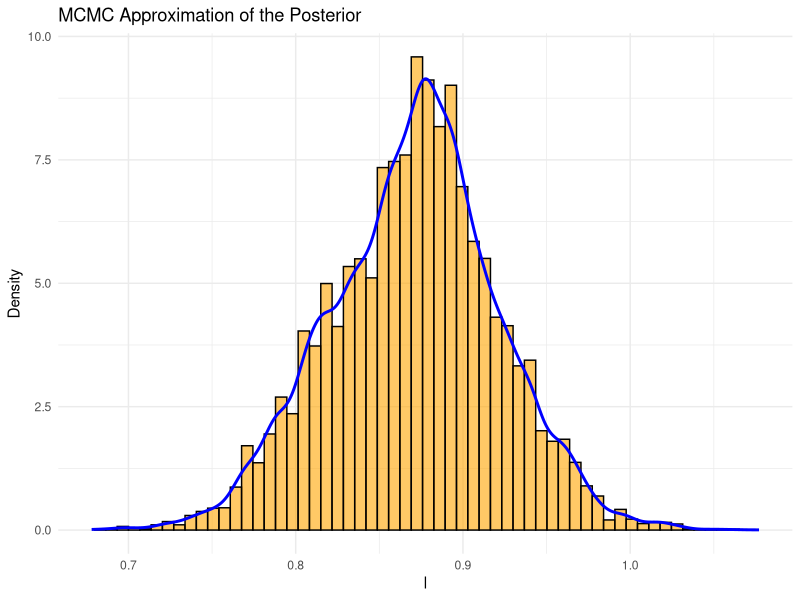
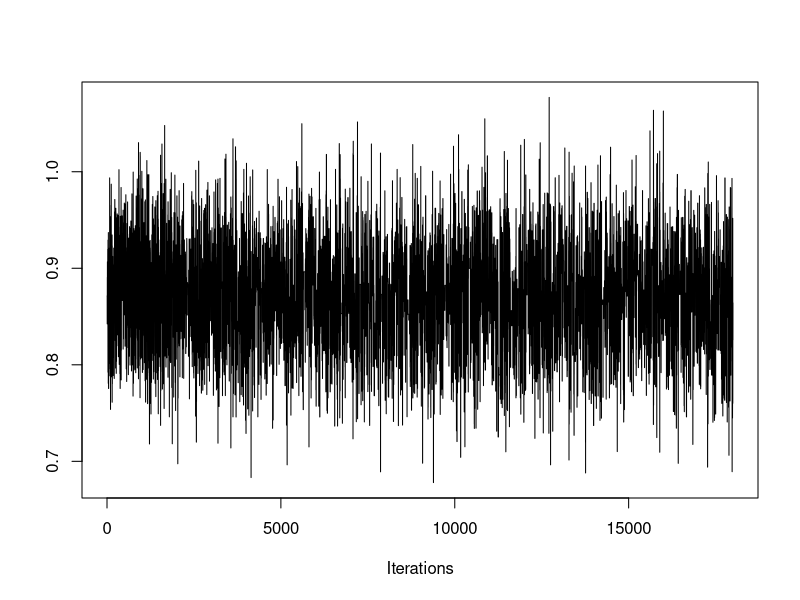
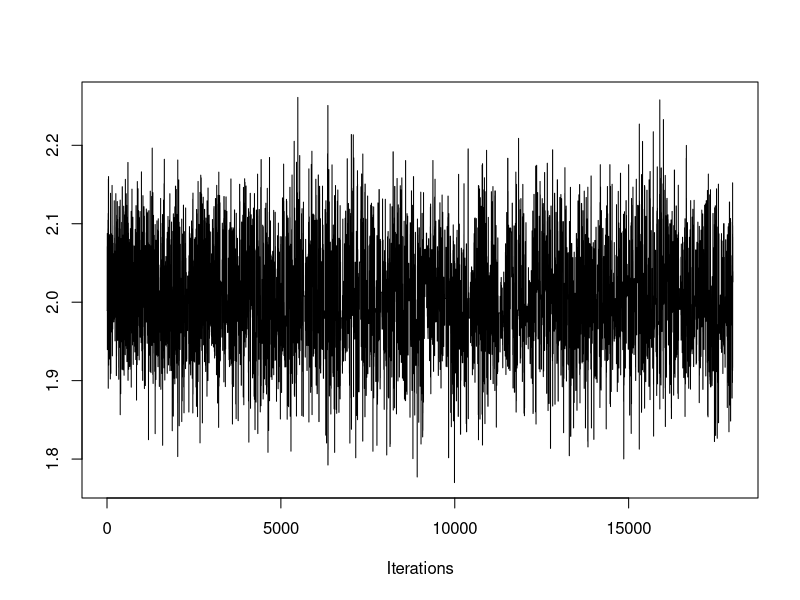
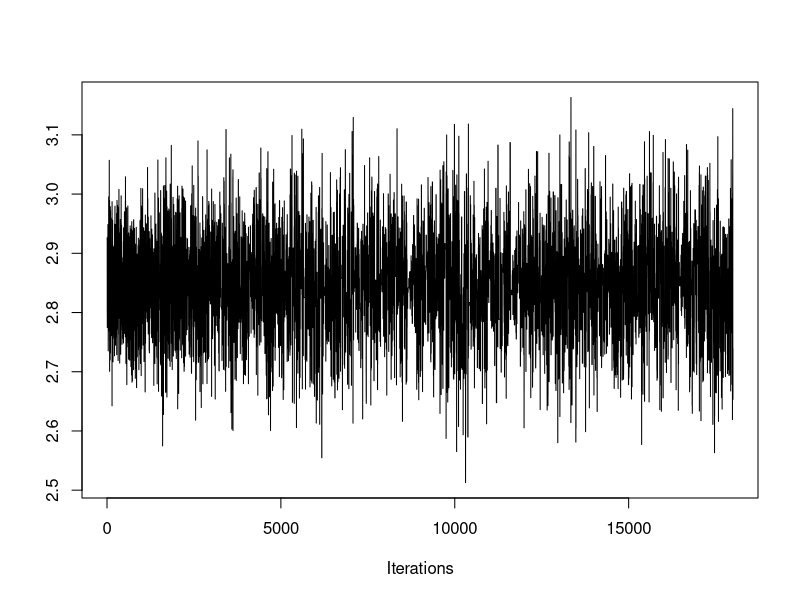
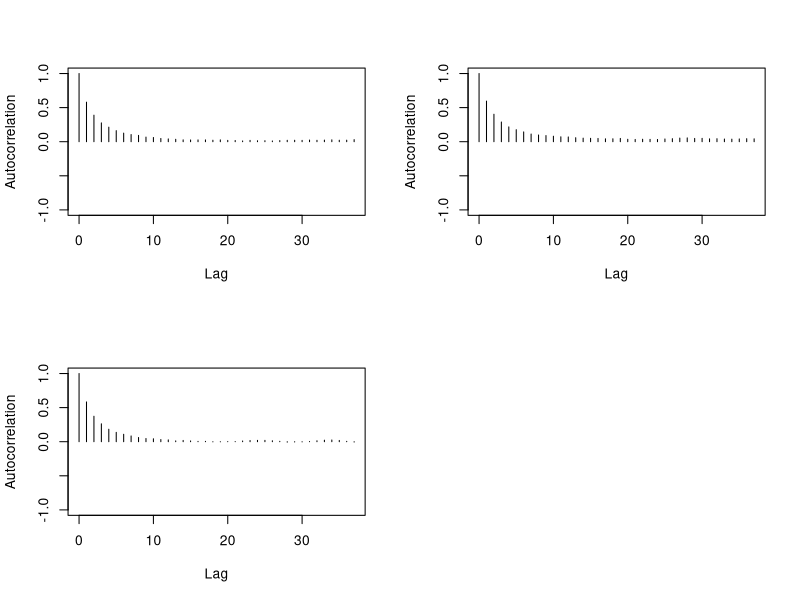

Write the R code that produced these figures, in order.
## ---- chunk 1
#To be set by user:
n <- 2000 #number of observations (set it higher for consistency)
beta <- c(1, 2, 3)#, 4, 5, 6)  # True coefficients (bias, and predictors) px1

#Synthetic predictors
p <- length(beta)-1 #number of predictors
M <- p+1 #number of predictors plus intercept
library(MASS)
set.seed(7)
X <- cbind(1, matrix(mvrnorm(n, mu = rep(0, p), Sigma = 1*diag(p)), n, p))  # Design matrix with intercept (bias). nxp

#Response
z <- X %*% beta  # Linear predictor. %*% = matrix mult. nx1 dim
sig <- 1/(1+exp(-z)) #sigmoid (inv-logit) function, find probability in [0,1], predicted y
y <- rbinom(n=n, size=1, prob=sig) #size=num trials=1 -> bernoulli response var
## ---- chunk 2
#Proposal distro
proposal <- function(mu, lambda, sigma) {
  # Draw a single sample from multivariate normal
  distro <- mvrnorm(1, mu = mu, Sigma = lambda*sigma)
  return(distro)
}

# Log-likelihood function for logistic regression
logistic_ll <- function(beta, X, y) {
  z <- X %*% beta
  p <- 1 / (1 + exp(-z))
  loglike <- sum(log(p[y==1]))+sum(log((1-p)[y==0]))
  return(loglike)
}

# Log-prior of parameter that comes from proposal distro
library(mvtnorm)
log_prior <- function(distro, mu, sigma) {
  # Compute the density at 'distro' under the MVN used in proposal()
  prob <- dmvnorm(distro, mean = mu, sigma = sigma)
  log_prob <- log(prob)
  return(log_prob)
}

#Define log_prior_kde
log_prior_kde <- function(beta, C, den_funs) {
  prior_d = 0
  d <- 1 #iterative
  while (d <= dim(C)[2]) {
    if ( min(C[,d]) < beta[d] && beta[d] < max(C[,d]) ){
      density_at_point <- den_funs[[d]](beta[d])
      prior_d <- prior_d + log(density_at_point) #Assume independence
    }
    else {
      prior_d <- -10000
    }
    d <- d+1
  }
  return(prior_d)
}
## ---- chunk 3
metropolis <- function(X, y, N = 20000, prior = TRUE, update = FALSE, KDE = FALSE, C = NA, den_funs = NA, M = ncol(X), a_target = 0.234, b1 = rep(0, M), batch = TRUE, batch_schedule = seq(50, N, by = 50)) {
  #0) Initial values
  if (batch == FALSE) {
    a_target <- a_target/2.26 
  }
  n_accept <- 0 #number of acceptances
  b <- matrix(0, nrow = N, ncol = M)
  b[1,] <- b1 #rep(0, M)
  
  #Keep history of proposals
  P_list <- rep(NA, N - 1)
  P_list[1] <- logistic_ll(b[1,], X, y)
  
  #Adaptation parameters
  batch_index <- 1
  Tb <- 0 #start of batch
  mu <- rep(0, M)
  Sigma <- diag(M)
  lambda <- (2.38**2)/M
  gam <- 1
  
  for (i in 2:N) {
    #1) Propose new position beta[i-1] -> beta[i]' from proposal distro
    if (update == FALSE) {
      b_prop <- proposal(mu, lambda, Sigma)
    } else {
      r <- sample(2:N, 1)
      b_prop <- C[r, ]
    }
    
    #2) Compute transition probability
    if (prior == TRUE) {
      if (KDE == FALSE) {
        P_list[i] <- logistic_ll(b_prop, X, y) + log_prior(b_prop, rep(0, M), diag(M))  #P(beta*)
      } else {
        P_list[i] <- logistic_ll(b_prop, X, y) + log_prior_kde(b_prop, C, den_funs)
      }
    } else {
      P_list[i] <- logistic_ll(b_prop, X, y)
    }
    
    #3) Acceptance ratio
    R <- exp(P_list[i] - P_list[i-1])
    alpha <- min(R, 1)
    
    #4) Generate a random number u_i from [0,1]. Accept or reject proposal
    u <- runif(1)  # u_i
    if (u <= alpha) {
        b[i,] <- b_prop  # Accept y as next state
        n_accept <- n_accept + 1
    } else {
        b[i,] <- b[i-1,]  # Stay at previous state of Markov chain
        P_list[i] <- P_list[i-1]
    }
    
    #5) Adaptive step
    if (batch == TRUE) {
      if (batch_index <= length(batch_schedule) && i == batch_schedule[batch_index]) {
        #Batch update
        Tb1 <- i #T_{b+1}
        b_batch <- b[(Tb + 1):Tb1, , drop = FALSE]
        n_batch <- nrow(b_batch)
        
        #Covar update
        cov_sum <- matrix(0, M, M)
        for (j in 1:n_batch) {
          diff <- matrix(b_batch[j,] - mu, ncol=1)
          cov_sum <- cov_sum + (diff%*%t(diff) - Sigma)
        }
        Sigma <- Sigma + cov_sum/n_batch + 1e-5*diag(M)
        
        #Mean update
        mean_diff <- colMeans(b_batch) - mu
        mu <- mu + mean_diff
        
        #Parameter update
        Tb <- Tb1
        batch_index <- batch_index + 1
        lambda <- exp( log(lambda) + (alpha-a_target)/n_batch )
      }
    } else { #Batch == FALSE
      gam <- 1/i
      Sigma <- Sigma + gam*( (b[i,]-mu)%*%t(b[i,]-mu) - Sigma )
      mu <- mu + gam*( b[i,]-mu )
      lambda <- exp( log(lambda) + gam*(alpha-a_target) )
    }
  }

  n <- as.integer(0.9 * N)
  C <- b[(N - n + 1):N,] #discard first 10% of samples
  
  cat("Acceptance rate:", n_accept/(N-1), "\n")
  return(C)
}
## ---- chunk 4
prior_recursive <- function(k, X, y, N = 20000, M = ncol(X), a_target = 0.234, b1 = rep(0, M)) {
  #Partition the data
  #Number of rows and columns
  n <- nrow(X)
  
  # Get row group assignments
  part_indices <- cut(seq_len(n), breaks = k, labels = FALSE)
  
  # Split row indices instead of splitting X directly
  index_groups <- split(seq_len(n), part_indices)
  
  # Turn each group of indices into a matrix
  parts_X <- lapply(index_groups, function(idx) X[idx, , drop = FALSE])
  y <- matrix(y, ncol = 1)
  parts_y <- lapply(index_groups, function(idx) y[idx, , drop = FALSE])
  
  #Prior recursive implementation
  for (j in seq(1,k)) { 
    if (j == 1) {
      C <- metropolis(parts_X[[j]], parts_y[[j]], N = N, prior = TRUE, update = FALSE, KDE = FALSE, C = NA, den_funs = NA, a_target = a_target, b1 = b1, batch = TRUE)
    
    } else {
      
      #Create KDE functions and MAP (modes) vals
      den_funs <- list()
      modes <- list()
      d <- 1 #iterative
      while (d <= dim(C)[2]) {
        kde <- density(C[,d])
        den_funs[[d]] <- approxfun(kde$x, kde$y) #approx fun
        modes[[d]] <- kde$x[which.max(kde$y)]
        d <- d+1
      }
      modes <- unlist(modes)
      
      C <- metropolis(parts_X[[j]], parts_y[[j]], N = N, prior = TRUE, update = FALSE, KDE = TRUE, C = C, den_funs = den_funs, a_target = a_target, b1 = modes, batch = TRUE)
      
    }
  }
  return(C)
}
## ---- chunk 5
C = prior_recursive(3, X, y)
## ---- chunk 6
c <- C[, 1]
library(ggplot2)
h <- 3.5 * sd(c) / (length(c)^(1/3))
nbins <- ceiling((max(c) - min(c)) / h)
ggplot() +
  geom_histogram(aes(x = c, y = after_stat(density)), bins = nbins, fill = "orange", color = "black", alpha = 0.6) +
  geom_density(aes(x = c), color = "blue", linewidth = 1) +
  labs(x = "l", y = "Density", title = "MCMC Approximation of the Posterior") +
  xlim(min(c), max(c)) +
  theme_minimal()
## ---- chunk 7
library(coda)
mcmc_obj <- as.mcmc(C)
traceplot(mcmc_obj)
## ---- chunk 8
autocorr.plot(mcmc_obj)
## ---- chunk 9
effectiveSize(mcmc_obj)
